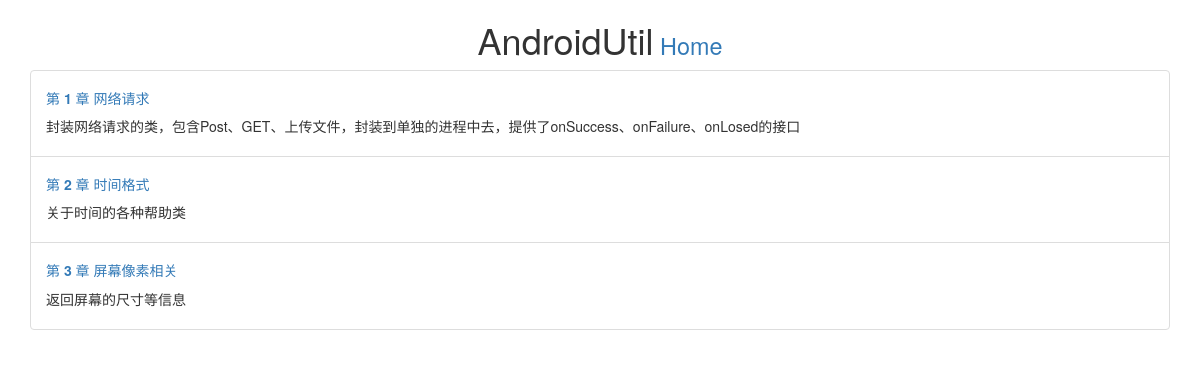
The page /androidUtil/chapter/ on the database as committed earlier.
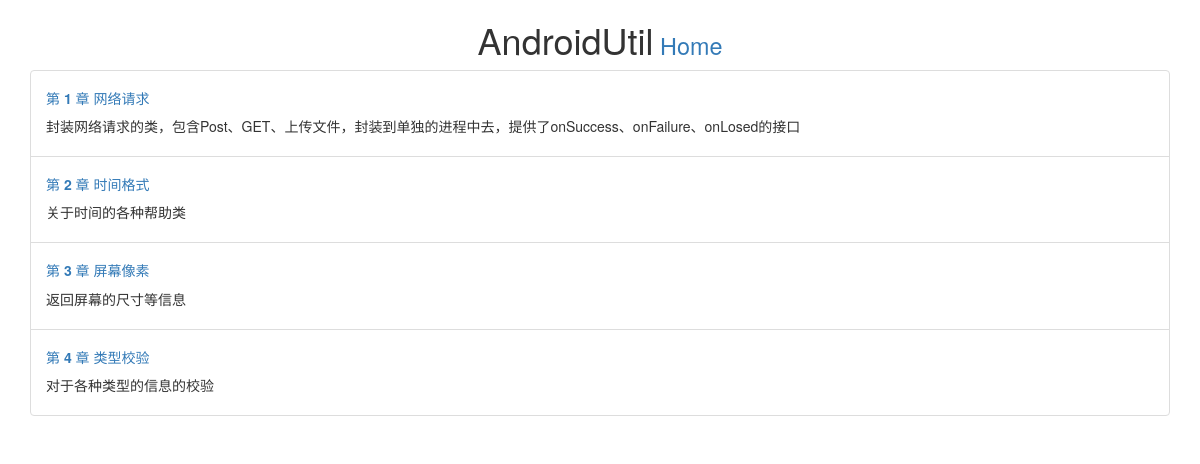
The same page on the database as committed later.
### helloAndroidUtil/models.py (models this page shows, shortened)
class Chapter(models.Model):
    chapter_name = models.CharField(max_length=200)
    chapter_lsno = models.IntegerField()
    chapter_descripe = models.TextField()

### helloAndroidUtil/views.py (the view)
# urls.py: path("chapter/", views.chapter),
def chapter(request):
    chapter_list = Chapter.objects.all()
    template = loader.get_template('helloAndroidUtil/chapter_index.html')
    context = {
        'chapters_list': chapter_list
    }
    return HttpResponse(template.render(context, request))

### helloAndroidUtil/templates/helloAndroidUtil/chapter_index.html (shortened to what this page needs)
<!DOCTYPE html>
<html lang="en">
<head>
    {% load static %}
    <link rel="stylesheet" type="text/css" href="{% static 'helloAndroidUtil/bootstrap.css' %}"/>
</head>
<body>
<div class=" container ">
    <div class="text-center">
        <h1 class="display1">AndroidUtil<small><a href="/androidUtil/"> Home </a></small></h1>
    </div>
    {% if chapters_list %}
    <ul class="list-group">
        {% for chapter in chapters_list %}
        <li class="list-group-item list-group-item-primary">
            <a class="" href="/androidUtil/chapter/{{ chapter.chapter_lsno }}"><h5> 第 <strong>
                {{ chapter.chapter_lsno }}</strong> 章 {{ chapter.chapter_name }}</h5></a>
            <p class="">{{ chapter.chapter_descripe }}</p>
        </li>
        {% endfor %}
    </ul>
    {% endif %}
</div>
</body>
</html>

Rows that differ between the two databases and show on the page:
changed Chapter "返回屏幕的尺寸等信息": chapter_name "屏幕像素相关" → "屏幕像素"
added Chapter: chapter_lsno "4", chapter_name "类型校验", chapter_descripe "对于各种类型的信息的校验"
